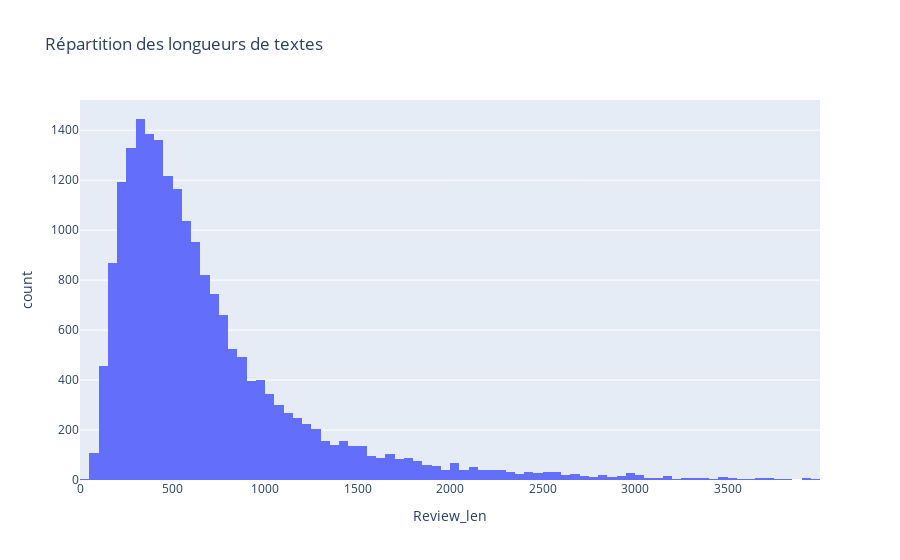

Here is the notebook cell this chart was saved with:
### Code cell
fig = px.histogram(tripadvisor_reviews.loc[tripadvisor_reviews["Review_len"] < 4000], x="Review_len", title = "Répartition des longueurs de textes")
fig.show()

### Figure 1 — Plotly figure (JSON) as saved in the notebook; plotly's stock layout.template omitted (floating-point values rounded to 4 significant figures; data arrays with more than 128 entries replaced by an {"elided": "..."} marker saying what was removed)
{"data": [{"alignmentgroup": "True", "bingroup": "x", "hovertemplate": "Review_len=%{x}<br>count=%{y}<extra></extra>", "legendgroup": "", "marker": {"color": "#636efa", "pattern": {"shape": ""}}, "name": "", "offsetgroup": "", "orientation": "v", "showlegend": false, "type": "histogram", "x": {"elided": "20359 int values"}, "xaxis": "x", "yaxis": "y"}], "layout": {"barmode": "relative", "legend": {"tracegroupgap": 0}, "title": {"text": "Répartition des longueurs de textes"}, "xaxis": {"anchor": "y", "domain": [0, 1], "title": {"text": "Review_len"}}, "yaxis": {"anchor": "x", "domain": [0, 1], "title": {"text": "count"}}}}
